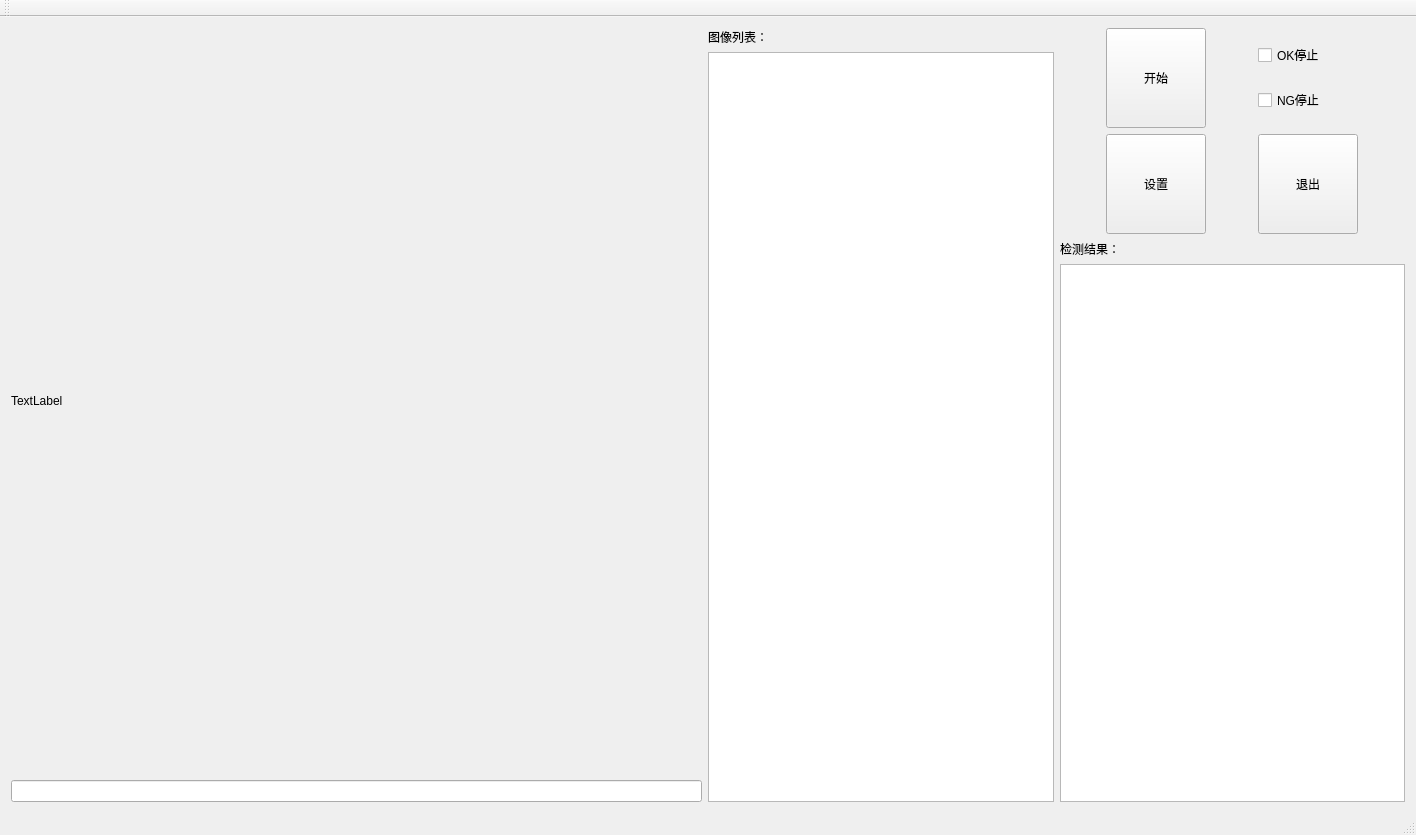
<?xml version="1.0" encoding="UTF-8"?>
<ui version="4.0">
 <class>OffLine_TestClass</class>
 <widget class="QMainWindow" name="OffLine_TestClass">
  <property name="geometry">
   <rect>
    <x>0</x>
    <y>0</y>
    <width>1416</width>
    <height>835</height>
   </rect>
  </property>
  <property name="windowTitle">
   <string>OffLine_Test</string>
  </property>
  <widget class="QWidget" name="centralWidget">
   <layout class="QGridLayout" name="gridLayout" columnstretch="2,1,1">
    <item row="0" column="0">
     <layout class="QVBoxLayout" name="verticalLayout_4" stretch="0,0">
      <item>
       <widget class="QLabel" name="label_Show">
        <property name="text">
         <string>TextLabel</string>
        </property>
       </widget>
      </item>
      <item>
       <widget class="QLineEdit" name="label_3"/>
      </item>
     </layout>
    </item>
    <item row="0" column="1">
     <layout class="QVBoxLayout" name="verticalLayout_3">
      <item>
       <widget class="QLabel" name="label_2">
        <property name="text">
         <string>图像列表：</string>
        </property>
       </widget>
      </item>
      <item>
       <widget class="QListWidget" name="lw_ImageList"/>
      </item>
     </layout>
    </item>
    <item row="0" column="2">
     <layout class="QVBoxLayout" name="verticalLayout_2">
      <item>
       <layout class="QGridLayout" name="gridLayout_2">
        <item row="0" column="0">
         <widget class="QPushButton" name="Button_Start">
          <property name="enabled">
           <bool>true</bool>
          </property>
          <property name="sizePolicy">
           <sizepolicy hsizetype="Preferred" vsizetype="Preferred">
            <horstretch>0</horstretch>
            <verstretch>0</verstretch>
           </sizepolicy>
          </property>
          <property name="minimumSize">
           <size>
            <width>100</width>
            <height>100</height>
           </size>
          </property>
          <property name="maximumSize">
           <size>
            <width>100</width>
            <height>100</height>
           </size>
          </property>
          <property name="styleSheet">
           <string notr="true">font: 14pt &quot;Arial&quot;;</string>
          </property>
          <property name="text">
           <string>开始</string>
          </property>
          <property name="checkable">
           <bool>true</bool>
          </property>
          <property name="checked">
           <bool>false</bool>
          </property>
         </widget>
        </item>
        <item row="0" column="1">
         <layout class="QVBoxLayout" name="verticalLayout">
          <item>
           <widget class="QCheckBox" name="checkBox_OK">
            <property name="text">
             <string>OK停止</string>
            </property>
           </widget>
          </item>
          <item>
           <widget class="QCheckBox" name="checkBox_NG">
            <property name="text">
             <string>NG停止</string>
            </property>
           </widget>
          </item>
         </layout>
        </item>
        <item row="1" column="0">
         <widget class="QPushButton" name="Button_CameraSet">
          <property name="sizePolicy">
           <sizepolicy hsizetype="Preferred" vsizetype="Preferred">
            <horstretch>0</horstretch>
            <verstretch>0</verstretch>
           </sizepolicy>
          </property>
          <property name="minimumSize">
           <size>
            <width>100</width>
            <height>100</height>
           </size>
          </property>
          <property name="maximumSize">
           <size>
            <width>100</width>
            <height>100</height>
           </size>
          </property>
          <property name="styleSheet">
           <string notr="true">font: 14pt &quot;Arial&quot;;</string>
          </property>
          <property name="text">
           <string>设置</string>
          </property>
         </widget>
        </item>
        <item row="1" column="1">
         <widget class="QPushButton" name="Button_Exit">
          <property name="sizePolicy">
           <sizepolicy hsizetype="Preferred" vsizetype="Preferred">
            <horstretch>0</horstretch>
            <verstretch>0</verstretch>
           </sizepolicy>
          </property>
          <property name="minimumSize">
           <size>
            <width>100</width>
            <height>100</height>
           </size>
          </property>
          <property name="maximumSize">
           <size>
            <width>100</width>
            <height>100</height>
           </size>
          </property>
          <property name="styleSheet">
           <string notr="true">font: 14pt &quot;Arial&quot;;</string>
          </property>
          <property name="text">
           <string>退出</string>
          </property>
          <property name="checkable">
           <bool>true</bool>
          </property>
         </widget>
        </item>
       </layout>
      </item>
      <item>
       <widget class="QLabel" name="label">
        <property name="text">
         <string>检测结果：</string>
        </property>
       </widget>
      </item>
      <item>
       <widget class="QTableWidget" name="tableWidget_Result"/>
      </item>
     </layout>
    </item>
   </layout>
  </widget>
  <widget class="QMenuBar" name="menuBar">
   <property name="geometry">
    <rect>
     <x>0</x>
     <y>0</y>
     <width>1416</width>
     <height>23</height>
    </rect>
   </property>
  </widget>
  <widget class="QToolBar" name="mainToolBar">
   <attribute name="toolBarArea">
    <enum>TopToolBarArea</enum>
   </attribute>
   <attribute name="toolBarBreak">
    <bool>false</bool>
   </attribute>
  </widget>
  <widget class="QStatusBar" name="statusBar"/>
 </widget>
 <layoutdefault spacing="6" margin="11"/>
 <resources>
  <include location="OffLine_Test.qrc"/>
 </resources>
 <connections/>
</ui>
